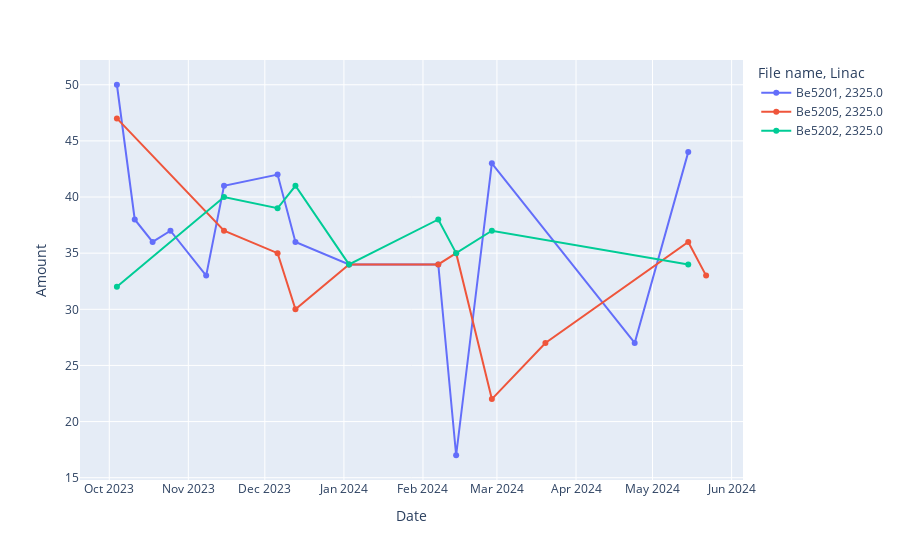

Notebook source saved alongside this figure:
### Code cell
px.line(plotting_per_file, x='Date', y='Amount', color='File name', markers=True, symbol='Linac', hover_data="First entry")

### Figure 1 — Plotly figure (JSON) as saved in the notebook; plotly's stock layout.template omitted (floating-point values rounded to 4 significant figures)
{"data": [{"customdata": [["2023-09-13"], ["2023-09-13"], ["2023-09-13"], ["2023-09-13"], ["2023-09-13"], ["2023-09-13"], ["2023-09-13"], ["2023-09-13"], ["2023-09-13"], ["2023-09-13"], ["2023-09-13"], ["2023-09-13"], ["2023-09-13"], ["2023-09-13"]], "hovertemplate": "File name=Be5201<br>Linac=2325.0<br>Date=%{x}<br>Amount=%{y}<br>First entry=%{customdata[0]}<extra></extra>", "legendgroup": "Be5201, 2325.0", "line": {"color": "#636efa", "dash": "solid"}, "marker": {"symbol": "circle"}, "mode": "lines+markers", "name": "Be5201, 2325.0", "orientation": "v", "showlegend": true, "type": "scatter", "x": ["2023-10-04", "2023-10-11", "2023-10-18", "2023-10-25", "2023-11-08", "2023-11-15", "2023-12-06", "2023-12-13", "2024-01-03", "2024-02-07", "2024-02-14", "2024-02-28", "2024-04-24", "2024-05-15"], "xaxis": "x", "y": [50.0, 38.0, 36.0, 37.0, 33.0, 41.0, 42.0, 36.0, 34.0, 34.0, 17.0, 43.0, 27.0, 44.0], "yaxis": "y"}, {"customdata": [["2023-09-13"], ["2023-09-13"], ["2023-09-13"], ["2023-09-13"], ["2023-09-13"], ["2023-09-13"], ["2023-09-13"], ["2023-09-13"], ["2023-09-13"], ["2023-09-13"], ["2023-09-13"]], "hovertemplate": "File name=Be5205<br>Linac=2325.0<br>Date=%{x}<br>Amount=%{y}<br>First entry=%{customdata[0]}<extra></extra>", "legendgroup": "Be5205, 2325.0", "line": {"color": "#EF553B", "dash": "solid"}, "marker": {"symbol": "circle"}, "mode": "lines+markers", "name": "Be5205, 2325.0", "orientation": "v", "showlegend": true, "type": "scatter", "x": ["2023-10-04", "2023-11-15", "2023-12-06", "2023-12-13", "2024-01-03", "2024-02-07", "2024-02-14", "2024-02-28", "2024-03-20", "2024-05-15", "2024-05-22"], "xaxis": "x", "y": [47.0, 37.0, 35.0, 30.0, 34.0, 34.0, 35.0, 22.0, 27.0, 36.0, 33.0], "yaxis": "y"}, {"customdata": [["2023-09-13"], ["2023-09-13"], ["2023-09-13"], ["2023-09-13"], ["2023-09-13"], ["2023-09-13"], ["2023-09-13"], ["2023-09-13"], ["2023-09-13"]], "hovertemplate": "File name=Be5202<br>Linac=2325.0<br>Date=%{x}<br>Amount=%{y}<br>First entry=%{customdata[0]}<extra></extra>", "legendgroup": "Be5202, 2325.0", "line": {"color": "#00cc96", "dash": "solid"}, "marker": {"symbol": "circle"}, "mode": "lines+markers", "name": "Be5202, 2325.0", "orientation": "v", "showlegend": true, "type": "scatter", "x": ["2023-10-04", "2023-11-15", "2023-12-06", "2023-12-13", "2024-01-03", "2024-02-07", "2024-02-14", "2024-02-28", "2024-05-15"], "xaxis": "x", "y": [32.0, 40.0, 39.0, 41.0, 34.0, 38.0, 35.0, 37.0, 34.0], "yaxis": "y"}], "layout": {"legend": {"title": {"text": "File name, Linac"}, "tracegroupgap": 0}, "margin": {"t": 60}, "xaxis": {"anchor": "y", "domain": [0, 1], "title": {"text": "Date"}}, "yaxis": {"anchor": "x", "domain": [0, 1], "title": {"text": "Amount"}}}}
